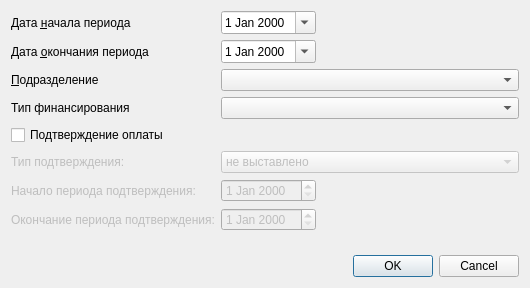
<?xml version="1.0" encoding="UTF-8"?>
<ui version="4.0">
 <class>ReportActionsByServiceTypeSetupDialog</class>
 <widget class="QDialog" name="ReportActionsByServiceTypeSetupDialog">
  <property name="geometry">
   <rect>
    <x>0</x>
    <y>0</y>
    <width>530</width>
    <height>288</height>
   </rect>
  </property>
  <property name="windowTitle">
   <string>Dialog</string>
  </property>
  <layout class="QGridLayout" name="gridLayout">
   <item row="0" column="0">
    <widget class="QLabel" name="lblBegDate">
     <property name="sizePolicy">
      <sizepolicy hsizetype="Maximum" vsizetype="Preferred">
       <horstretch>0</horstretch>
       <verstretch>0</verstretch>
      </sizepolicy>
     </property>
     <property name="text">
      <string>Дата &amp;начала периода</string>
     </property>
     <property name="buddy">
      <cstring>edtBegDate</cstring>
     </property>
    </widget>
   </item>
   <item row="0" column="1" colspan="2">
    <widget class="CDateEdit" name="edtBegDate">
     <property name="sizePolicy">
      <sizepolicy hsizetype="Maximum" vsizetype="Fixed">
       <horstretch>0</horstretch>
       <verstretch>0</verstretch>
      </sizepolicy>
     </property>
     <property name="calendarPopup">
      <bool>true</bool>
     </property>
    </widget>
   </item>
   <item row="1" column="0">
    <widget class="QLabel" name="lblEndDate">
     <property name="text">
      <string>Дата &amp;окончания периода</string>
     </property>
     <property name="buddy">
      <cstring>edtEndDate</cstring>
     </property>
    </widget>
   </item>
   <item row="1" column="1" colspan="2">
    <widget class="CDateEdit" name="edtEndDate">
     <property name="sizePolicy">
      <sizepolicy hsizetype="Maximum" vsizetype="Fixed">
       <horstretch>0</horstretch>
       <verstretch>0</verstretch>
      </sizepolicy>
     </property>
     <property name="calendarPopup">
      <bool>true</bool>
     </property>
    </widget>
   </item>
   <item row="2" column="0">
    <widget class="QLabel" name="lblOrgStructure">
     <property name="text">
      <string>&amp;Подразделение</string>
     </property>
     <property name="buddy">
      <cstring>cmbOrgStructure</cstring>
     </property>
    </widget>
   </item>
   <item row="2" column="1" colspan="2">
    <widget class="COrgStructureComboBox" name="cmbOrgStructure"/>
   </item>
   <item row="3" column="0">
    <widget class="QLabel" name="lblFinance">
     <property name="text">
      <string>Тип финансирования</string>
     </property>
    </widget>
   </item>
   <item row="3" column="1" colspan="2">
    <widget class="CRBComboBox" name="cmbFinance"/>
   </item>
   <item row="4" column="0">
    <widget class="QCheckBox" name="chkPodtver">
     <property name="text">
      <string>Подтверждение оплаты</string>
     </property>
    </widget>
   </item>
   <item row="5" column="0">
    <widget class="QLabel" name="lblPodtver">
     <property name="enabled">
      <bool>false</bool>
     </property>
     <property name="text">
      <string>Тип подтверждения:</string>
     </property>
    </widget>
   </item>
   <item row="5" column="1" colspan="2">
    <widget class="QComboBox" name="cmbPodtver">
     <property name="enabled">
      <bool>false</bool>
     </property>
     <item>
      <property name="text">
       <string>не выставлено</string>
      </property>
     </item>
     <item>
      <property name="text">
       <string>выставлено</string>
      </property>
     </item>
     <item>
      <property name="text">
       <string>оплачено</string>
      </property>
     </item>
     <item>
      <property name="text">
       <string>отказано</string>
      </property>
     </item>
    </widget>
   </item>
   <item row="6" column="0">
    <widget class="QLabel" name="lblBegDatePodtver">
     <property name="enabled">
      <bool>false</bool>
     </property>
     <property name="text">
      <string>Начало периода подтверждения:</string>
     </property>
    </widget>
   </item>
   <item row="6" column="1">
    <widget class="CDateEdit" name="edtBegDatePodtver">
     <property name="enabled">
      <bool>false</bool>
     </property>
     <property name="sizePolicy">
      <sizepolicy hsizetype="Maximum" vsizetype="Fixed">
       <horstretch>0</horstretch>
       <verstretch>0</verstretch>
      </sizepolicy>
     </property>
    </widget>
   </item>
   <item row="7" column="0">
    <widget class="QLabel" name="lblEndDatePodtver">
     <property name="enabled">
      <bool>false</bool>
     </property>
     <property name="text">
      <string>Окончание периода подтверждения:</string>
     </property>
    </widget>
   </item>
   <item row="7" column="1">
    <widget class="CDateEdit" name="edtEndDatePodtver">
     <property name="enabled">
      <bool>false</bool>
     </property>
    </widget>
   </item>
   <item row="8" column="2">
    <spacer name="verticalSpacer">
     <property name="orientation">
      <enum>Qt::Vertical</enum>
     </property>
     <property name="sizeHint" stdset="0">
      <size>
       <width>20</width>
       <height>40</height>
      </size>
     </property>
    </spacer>
   </item>
   <item row="9" column="0" colspan="3">
    <widget class="QDialogButtonBox" name="buttonBox">
     <property name="orientation">
      <enum>Qt::Horizontal</enum>
     </property>
     <property name="standardButtons">
      <set>QDialogButtonBox::Cancel|QDialogButtonBox::Ok</set>
     </property>
    </widget>
   </item>
  </layout>
 </widget>
 <customwidgets>
  <customwidget>
   <class>CRBComboBox</class>
   <extends>QComboBox</extends>
   <header>library/crbcombobox.h</header>
  </customwidget>
  <customwidget>
   <class>COrgStructureComboBox</class>
   <extends>QComboBox</extends>
   <header>Orgs/OrgStructComboBoxes.h</header>
  </customwidget>
  <customwidget>
   <class>CDateEdit</class>
   <extends>QDateEdit</extends>
   <header>library/DateEdit</header>
  </customwidget>
 </customwidgets>
 <tabstops>
  <tabstop>edtBegDate</tabstop>
  <tabstop>edtEndDate</tabstop>
  <tabstop>cmbOrgStructure</tabstop>
  <tabstop>cmbFinance</tabstop>
  <tabstop>chkPodtver</tabstop>
  <tabstop>cmbPodtver</tabstop>
  <tabstop>edtBegDatePodtver</tabstop>
  <tabstop>edtEndDatePodtver</tabstop>
  <tabstop>buttonBox</tabstop>
 </tabstops>
 <resources/>
 <connections>
  <connection>
   <sender>buttonBox</sender>
   <signal>accepted()</signal>
   <receiver>ReportActionsByServiceTypeSetupDialog</receiver>
   <slot>accept()</slot>
   <hints>
    <hint type="sourcelabel">
     <x>248</x>
     <y>254</y>
    </hint>
    <hint type="destinationlabel">
     <x>157</x>
     <y>274</y>
    </hint>
   </hints>
  </connection>
  <connection>
   <sender>buttonBox</sender>
   <signal>rejected()</signal>
   <receiver>ReportActionsByServiceTypeSetupDialog</receiver>
   <slot>reject()</slot>
   <hints>
    <hint type="sourcelabel">
     <x>316</x>
     <y>260</y>
    </hint>
    <hint type="destinationlabel">
     <x>286</x>
     <y>274</y>
    </hint>
   </hints>
  </connection>
  <connection>
   <sender>chkPodtver</sender>
   <signal>clicked(bool)</signal>
   <receiver>cmbPodtver</receiver>
   <slot>setEnabled(bool)</slot>
   <hints>
    <hint type="sourcelabel">
     <x>127</x>
     <y>139</y>
    </hint>
    <hint type="destinationlabel">
     <x>254</x>
     <y>157</y>
    </hint>
   </hints>
  </connection>
  <connection>
   <sender>chkPodtver</sender>
   <signal>clicked(bool)</signal>
   <receiver>edtBegDatePodtver</receiver>
   <slot>setEnabled(bool)</slot>
   <hints>
    <hint type="sourcelabel">
     <x>98</x>
     <y>141</y>
    </hint>
    <hint type="destinationlabel">
     <x>240</x>
     <y>198</y>
    </hint>
   </hints>
  </connection>
  <connection>
   <sender>chkPodtver</sender>
   <signal>clicked(bool)</signal>
   <receiver>edtEndDatePodtver</receiver>
   <slot>setEnabled(bool)</slot>
   <hints>
    <hint type="sourcelabel">
     <x>62</x>
     <y>141</y>
    </hint>
    <hint type="destinationlabel">
     <x>235</x>
     <y>236</y>
    </hint>
   </hints>
  </connection>
 </connections>
</ui>
